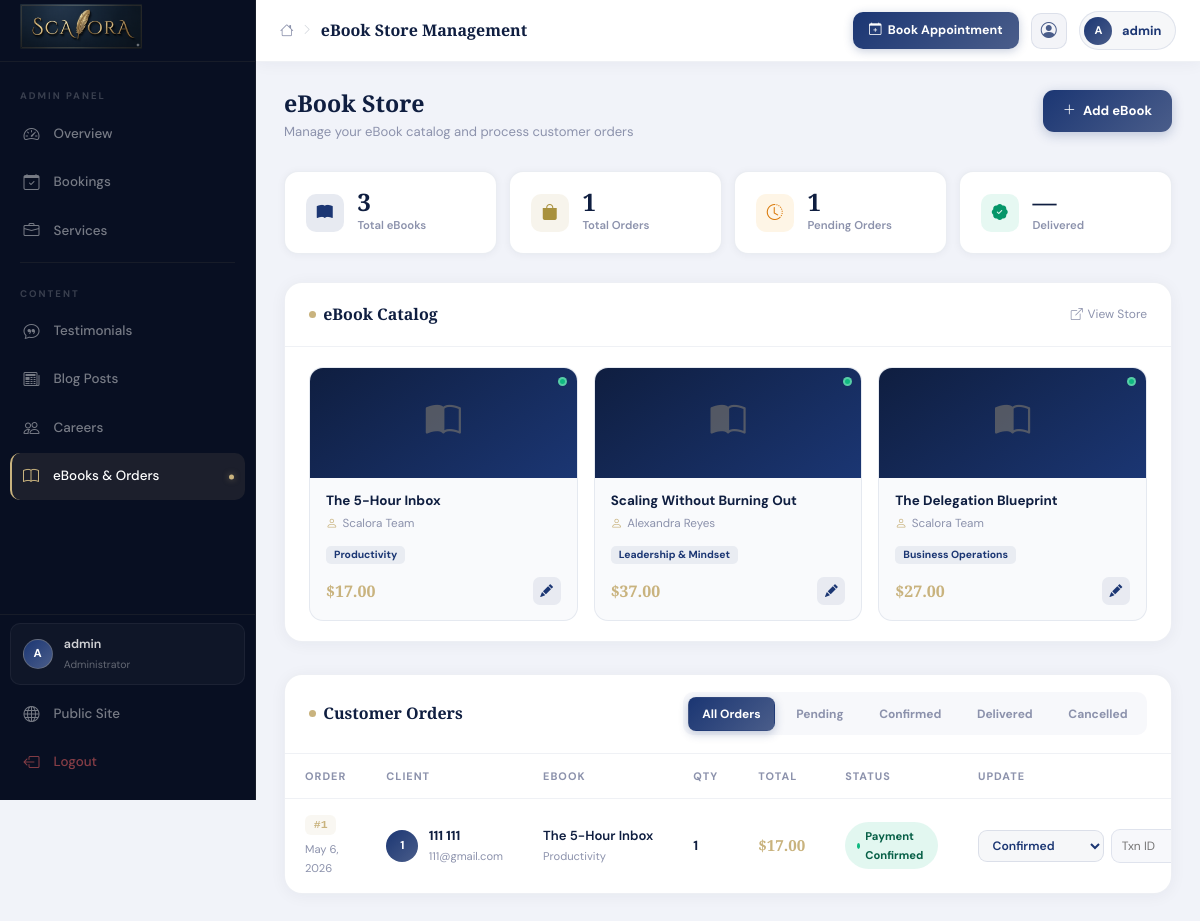
Page /dashboard/admin/ebooks/ (signed in) on the committed database.
### ebooks/models.py (models this page shows, shortened)
class Ebook(models.Model):
    title = models.CharField(max_length=300)
    description = models.TextField()
    author = models.CharField(max_length=200, default='Scalora Team')
    cover_image = models.ImageField(upload_to='ebook_covers/', blank=True, null=True)
    price = models.DecimalField(max_digits=10, decimal_places=2)
    pages = models.PositiveIntegerField(blank=True, null=True)
    category = models.CharField(max_length=100, blank=True)
    is_active = models.BooleanField(default=True)
    created_at = models.DateTimeField(auto_now_add=True)
    class Meta:
        ordering = ['-created_at']

class EbookOrder(models.Model):
    STATUS_CHOICES = [
        ('pending', 'Pending Payment'),
        ('confirmed', 'Payment Confirmed'),
        ('delivered', 'Delivered'),
        ('cancelled', 'Cancelled'),
    ]
    client = models.ForeignKey(User, on_delete=models.CASCADE, related_name='ebook_orders')
    ebook = models.ForeignKey(Ebook, on_delete=models.CASCADE, related_name='orders')
    status = models.CharField(max_length=20, choices=STATUS_CHOICES, default='pending')
    quantity = models.PositiveIntegerField(default=1)
    total_price = models.DecimalField(max_digits=10, decimal_places=2)
    transaction_id = models.CharField(max_length=100, blank=True)
    notes = models.TextField(blank=True)
    ordered_at = models.DateTimeField(auto_now_add=True)
    updated_at = models.DateTimeField(auto_now=True)
    class Meta:
        ordering = ['-ordered_at']

### dashboard/views.py (the view)
# urls.py: path('admin/ebooks/', views.admin_ebooks, name='admin_ebooks'),
@login_required
def admin_ebooks(request):
    if not is_admin_user(request.user):
        return redirect('dashboard:client_home')
    ebooks = Ebook.objects.all()
    orders = EbookOrder.objects.select_related('client', 'ebook').order_by('-ordered_at')
    return render(request, 'dashboard/admin/ebooks.html', {'ebooks': ebooks, 'orders': orders})

### dashboard/views.py (called while the page is built)
def is_admin_user(user):
    return user.is_staff or (hasattr(user, 'profile') and user.profile.role == 'admin')

### templates/dashboard/admin/ebooks.html (shortened to what this page needs)
{% extends 'dashboard/base_dashboard.html' %}
{% block page_title %}eBook Store Management{% endblock %}
{% block content %}
<div class="eb-page-header">
  <div>
    <h1 class="eb-page-title">eBook Store</h1>
    <p class="eb-page-sub">Manage your eBook catalog and process customer orders</p>
  </div>
  <a href="/ebooks/add/" class="eb-add-btn"><i class="bi bi-plus-lg"></i> Add eBook</a>
</div>
<div class="eb-stats-row">
  <div class="eb-stat">
    <div class="eb-stat-ic c-blue"><i class="bi bi-book-fill"></i></div>
    <div><div class="eb-stat-val">{{ ebooks|length }}</div><div class="eb-stat-lbl">Total eBooks</div></div>
  </div>
  <div class="eb-stat">
    <div class="eb-stat-ic c-gold"><i class="bi bi-bag-fill"></i></div>
    <div><div class="eb-stat-val">{{ orders|length }}</div><div class="eb-stat-lbl">Total Orders</div></div>
  </div>
  <div class="eb-stat">
    <div class="eb-stat-ic c-warn"><i class="bi bi-clock-history"></i></div>
    <div>
      <div class="eb-stat-val">{% with cnt=0 %}{% for o in orders %}{% if o.status == 'pending' %}{% with cnt=cnt|add:1 %}{% endwith %}{% endif %}{% endfor %}{{ orders|length }}{% endwith %}</div>
      <div class="eb-stat-lbl">Pending Orders</div>
    </div>
  </div>
  <div class="eb-stat">
    <div class="eb-stat-ic c-green"><i class="bi bi-patch-check-fill"></i></div>
    <div><div class="eb-stat-val">—</div><div class="eb-stat-lbl">Delivered</div></div>
  </div>
</div>
<div class="eb-panel">
  <div class="eb-panel-header">
    <div class="eb-panel-title">eBook Catalog</div>
    <a href="/ebooks/" target="_blank" style="font-size:.75rem;color:#8C92AC;text-decoration:none;display:flex;align-items:center;gap:.3rem;">
      <i class="bi bi-box-arrow-up-right"></i> View Store
    </a>
  </div>
  {% if ebooks %}
  <div class="eb-book-grid">
    {% for e in ebooks %}
    <div class="eb-book-card">
      <div class="eb-book-cover">
        {% if e.cover_image %}
          <img src="{{ e.cover_image.url }}" alt="{{ e.title }}">
        {% else %}
          <i class="bi bi-book-half"></i>
        {% endif %}
        <div class="eb-book-status-dot {% if e.is_active %}dot-active{% else %}dot-inactive{% endif %}"></div>
      </div>
      <div class="eb-book-body">
        <div class="eb-book-title">{{ e.title|truncatechars:36 }}</div>
        <div class="eb-book-author"><i class="bi bi-person" style="color:#c9b37e;"></i>{{ e.author }}</div>
        {% if e.category %}
        <div style="margin-top:.35rem;">
          <span style="font-size:.65rem;font-weight:700;background:rgba(27,54,115,.07);color:#1B3673;border-radius:5px;padding:.15rem .5rem;">{{ e.category }}</span>
        </div>
        {% endif %}
        <div class="eb-book-meta">
          <div class="eb-book-price">${{ e.price }}</div>
          <div class="eb-book-actions">
            <a href="/ebooks/{{ e.pk }}/edit/" class="eb-book-btn edit" title="Edit"><i class="bi bi-pencil-fill"></i></a>
          </div>
        </div>
      </div>
    </div>
    {% endfor %}
  </div>
  {% else %}
  <div class="eb-empty">
    <i class="bi bi-book"></i>
    <p>No eBooks yet. <a href="/ebooks/add/" style="color:#1B3673;font-weight:700;">Add your first eBook →</a></p>
  </div>
  {% endif %}
</div>
<div class="eb-panel">
  <div class="eb-panel-header">
    <div class="eb-panel-title">Customer Orders</div>
    <div class="ord-filter-bar" id="ordFilters">
      <button class="ord-tab active" data-filter="all">All Orders</button>
      <button class="ord-tab" data-filter="pending">Pending</button>
      <button class="ord-tab" data-filter="confirmed">Confirmed</button>
      <button class="ord-tab" data-filter="delivered">Delivered</button>
      <button class="ord-tab" data-filter="cancelled">Cancelled</button>
    </div>
  </div>
  {% if orders %}
  <div class="table-responsive">
    <table class="ord-table">
      <thead>
        <tr>
          <th>Order</th>
          <th>Client</th>
          <th>eBook</th>
          <th>Qty</th>
          <th>Total</th>
          <th>Status</th>
          <th>Update</th>
        </tr>
      </thead>
      <tbody id="ordTableBody">
      {% for o in orders %}
      <tr class="ord-row" data-status="{{ o.status }}">
        <td>
          <div><span class="ord-id">#{{ o.pk }}</span></div>
          <div style="font-size:.7rem;color:#8C92AC;margin-top:.25rem;">{{ o.ordered_at|date:"M j, Y" }}</div>
        </td>
        <td>
          <div class="cli-cell">
            <div class="cli-av">{{ o.client.first_name|first|upper|default:o.client.username|first|upper }}</div>
            <div>
              <div class="cli-name">{{ o.client.get_full_name|default:o.client.username }}</div>
              <div class="cli-email">{{ o.client.email }}</div>
            </div>
          </div>
        </td>
        <td>
          <div style="font-weight:600;font-size:.82rem;color:#0F1E40;max-width:160px;white-space:nowrap;overflow:hidden;text-overflow:ellipsis;">{{ o.ebook.title|truncatechars:30 }}</div>
          {% if o.ebook.category %}<div style="font-size:.7rem;color:#8C92AC;">{{ o.ebook.category }}</div>{% endif %}
        </td>
        <td style="font-weight:700;color:#0F1E40;">{{ o.quantity }}</td>
        <td>
          <span style="font-family:'Playfair Display',serif;font-size:.95rem;font-weight:700;color:#c9b37e;">${{ o.total_price }}</span>
        </td>
        <td>
          <span class="ord-badge s-{{ o.status }}">
            <span class="ord-badge-dot"></span>{{ o.get_status_display }}
          </span>
        </td>
        <td>
          <form method="POST" action="/ebooks/order/{{ o.pk }}/status/" class="ord-action-form">
            <select name="status" class="ord-status-sel">
              <option value="confirmed" {% if o.status == 'confirmed' %}selected{% endif %}>Confirmed</option>
            </select>
            <input type="text" name="transaction_id" class="ord-txn-input"
                   placeholder="Txn ID" value="{{ o.transaction_id }}">
          </form>
        </td>
      </tr>
      {% endfor %}
      </tbody>
    </table>
  </div>
  {% else %}
  <div class="eb-empty" style="padding:3rem 1rem;">
    <i class="bi bi-bag-x"></i>
    <p>No orders yet. Orders will appear here once clients start purchasing eBooks.</p>
  </div>
  {% endif %}
</div>
{% endblock %}

### templates/dashboard/base_dashboard.html (shortened to what this page needs)
{% load static %}
<!DOCTYPE html>
<html lang="en">
<head>
  <link href="https://cdn.jsdelivr.net/npm/bootstrap@5.3.2/dist/css/bootstrap.min.css" rel="stylesheet">
  <link href="https://cdn.jsdelivr.net/npm/bootstrap-icons@1.11.3/font/bootstrap-icons.css" rel="stylesheet">
  <link rel="stylesheet" href="/static/css/scalora.css">
</head>
<body>
<div class="db-wrapper">
  <aside class="db-sidebar" id="dbSidebar">
    <a href="/" class="sb-brand">
      <h2 class="auth-brand">
    <img src="{% static 'images/scalora-logo.png' %}"
         alt="Scalora Logo"
         style="height: 45px; width: auto;">
</h2>
    </a>
    <nav class="sb-nav">
      <div class="sb-section-label">
        {% if user.is_staff %}Admin Panel{% else %}My Account{% endif %}
      </div>
      {% if user.is_staff %}
      <a href="/dashboard/admin/"
         class="sb-link {% if request.path == '/dashboard/admin/' %}active{% endif %}">
        <i class="bi bi-speedometer2"></i><span>Overview</span>
      </a>
      <a href="/dashboard/admin/bookings/"
         class="sb-link {% if '/bookings/' in request.path and '/dashboard/' in request.path %}active{% endif %}">
        <i class="bi bi-calendar-check"></i><span>Bookings</span>
      </a>
      <a href="/dashboard/admin/services/"
         class="sb-link {% if '/services/' in request.path and '/dashboard/' in request.path %}active{% endif %}">
        <i class="bi bi-briefcase"></i><span>Services</span>
      </a>
      <div class="sb-divider"></div>
      <div class="sb-section-label">Content</div>
      <a href="/dashboard/admin/testimonials/"
         class="sb-link {% if '/testimonials/' in request.path and '/dashboard/' in request.path %}active{% endif %}">
        <i class="bi bi-chat-quote"></i><span>Testimonials</span>
      </a>
      <a href="/dashboard/admin/blogs/"
         class="sb-link {% if '/blogs/' in request.path and '/dashboard/' in request.path %}active{% endif %}">
        <i class="bi bi-newspaper"></i><span>Blog Posts</span>
      </a>
      <a href="/dashboard/admin/careers/"
         class="sb-link {% if '/careers/' in request.path and '/dashboard/' in request.path %}active{% endif %}">
        <i class="bi bi-people"></i><span>Careers</span>
      </a>
      <a href="/dashboard/admin/ebooks/"
         class="sb-link {% if '/ebooks/' in request.path and '/dashboard/' in request.path %}active{% endif %}">
        <i class="bi bi-book"></i><span>eBooks & Orders</span>
      </a>
      {% endif %}
    </nav>
    <div class="sb-footer">
      <a href="/accounts/profile/" class="sb-user-card">
        <div class="sb-user-av">{{ user.first_name|first|upper|default:user.username|first|upper }}</div>
        <div class="sb-user-info">
          <div class="sb-user-name">{{ user.get_full_name|default:user.username|truncatechars:20 }}</div>
          <div class="sb-user-role">{% if user.is_staff %}Administrator{% else %}Client{% endif %}</div>
        </div>
      </a>
      <a href="/" class="sb-link">
        <i class="bi bi-globe"></i><span>Public Site</span>
      </a>
      <a href="/accounts/logout/" class="sb-link sb-logout">
        <i class="bi bi-box-arrow-left"></i><span>Logout</span>
      </a>
    </div>
  </aside>
  <div class="db-main">
    <header class="db-topbar">
      <div class="topbar-title-wrap">
        <i class="bi bi-house topbar-home-ic"></i>
        <i class="bi bi-chevron-right topbar-sep"></i>
        <div class="topbar-page-title">{% block page_title %}Dashboard{% endblock %}</div>
      </div>
      <div class="topbar-right">
        <a href="/bookings/book/" class="topbar-book-btn">
          <i class="bi bi-calendar-plus"></i> Book Appointment
        </a>
        <a href="/accounts/profile/" class="topbar-icon-btn" title="Profile">
          <i class="bi bi-person-circle"></i>
        </a>
        <div class="topbar-user-chip">
          <div class="topbar-av">{{ user.first_name|first|upper|default:user.username|first|upper }}</div>
          <span class="topbar-username">{{ user.get_full_name|default:user.username }}</span>
        </div>
      </div>
    </header>
    <div class="db-content">
      {% block content %}{% endblock %}
    </div>
  </div>
</div>
</body>
</html>

### static/css/scalora.css (style rules this page uses)
:root { --primary-dark: #0F1E40; --primary: #1B3673; --primary-light: #4A5D8A; --secondary: #8C92AC; --gold: #c9b37e; --gold-light: #e0cc9e; --off-white: #F2F2F2; --white: #ffffff; --glass-bg: rgba(27, 54, 115, 0.15); --glass-border: rgba(201, 179, 126, 0.18); --glass-bg-dark: rgba(15, 30, 64, 0.75); --text-primary: #0F1E40; --text-light: rgba(255,255,255,0.85); --font-display: 'Playfair Display', Georgia, serif; --font-body: 'DM Sans', system-ui, sans-serif; --radius: 16px; --radius-sm: 10px; --shadow: 0 8px 40px rgba(15,30,64,0.18); --shadow-lg: 0 20px 60px rgba(15,30,64,0.25); --transition: all 0.3s cubic-bezier(0.4, 0, 0.2, 1); }
*, *::before, *::after { box-sizing: border-box; }
html { scroll-behavior: smooth; }
body { font-family: var(--font-body); color: var(--text-primary); background: var(--off-white); line-height: 1.7; overflow-x: hidden; }
h1,h2,h3,h4,h5,h6 { font-family: var(--font-display); font-weight: 700; line-height: 1.2; }
.auth-brand { font-family: var(--font-display); font-size: 2rem; color: var(--primary-dark); }

### rows in the picture
Ebook: is_active True (drawn), title "The 5-Hour Inbox", author "Scalora Team", category "Productivity", price "17.00"
Ebook: is_active True (drawn), title "Scaling Without Burning Out", author "Alexandra Reyes", category "Leadership & Mindset", price "37.00"
Ebook: is_active True (drawn), title "The Delegation Blueprint", author "Scalora Team", category "Business Operations", price "27.00"
EbookOrder: pk "1", ordered_at "May 6, 2026", client.first_name|first "1", client.get_full_name "111 111", client.email "111@gmail.com", ebook "The 5-Hour Inbox", ebook.category "Productivity", quantity "1", total_price "17.00", status "Payment Confirmed", status "Confirmed"

### other values in the picture
{{ user.first_name|first|upper|default:user.username|first|upper }} "A"
{{ user.get_full_name|default:user.username|truncatechars:20 }} "admin"
{{ user.get_full_name|default:user.username }} "admin"
{{ ebooks|length }} "3"
{{ orders|length }} "1"
